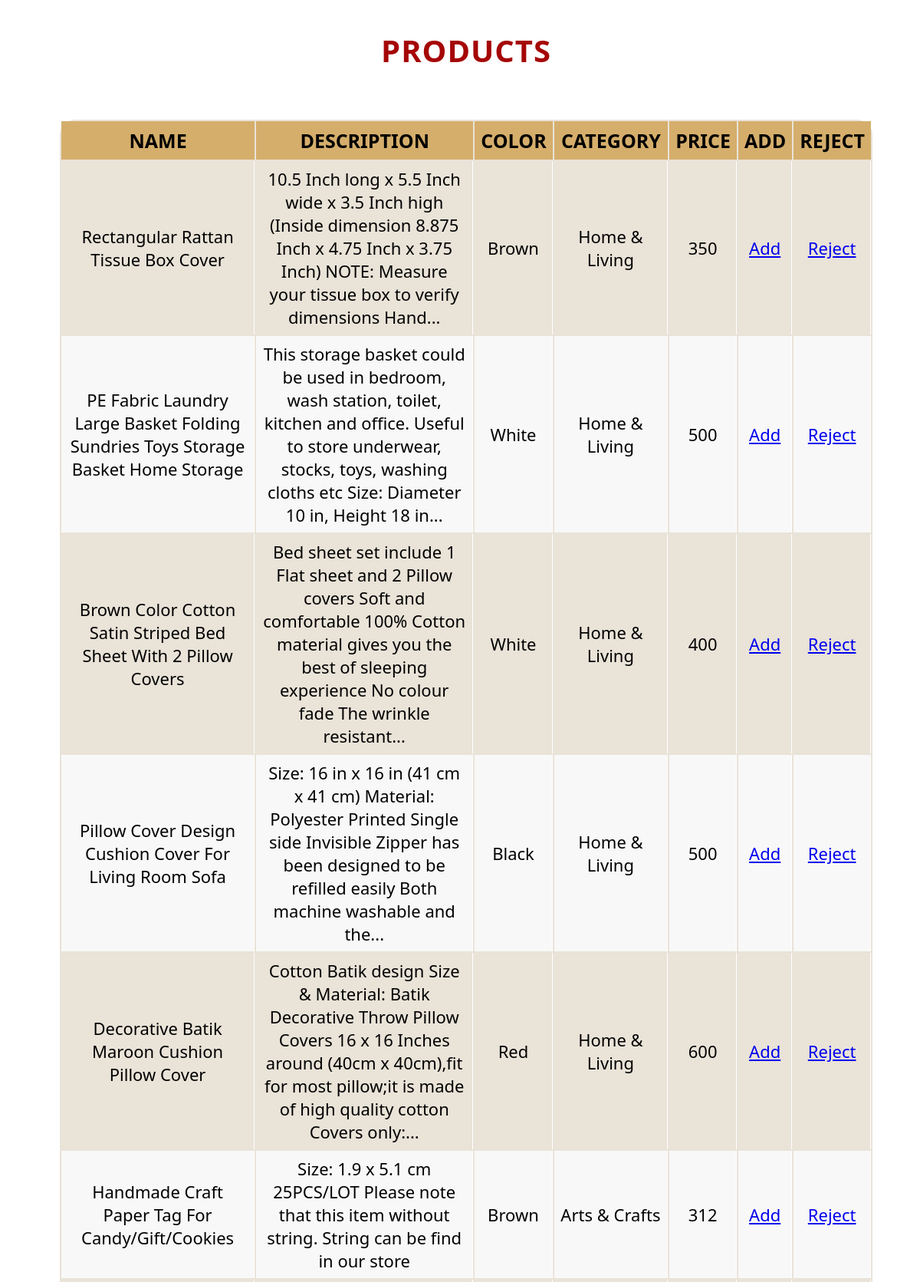
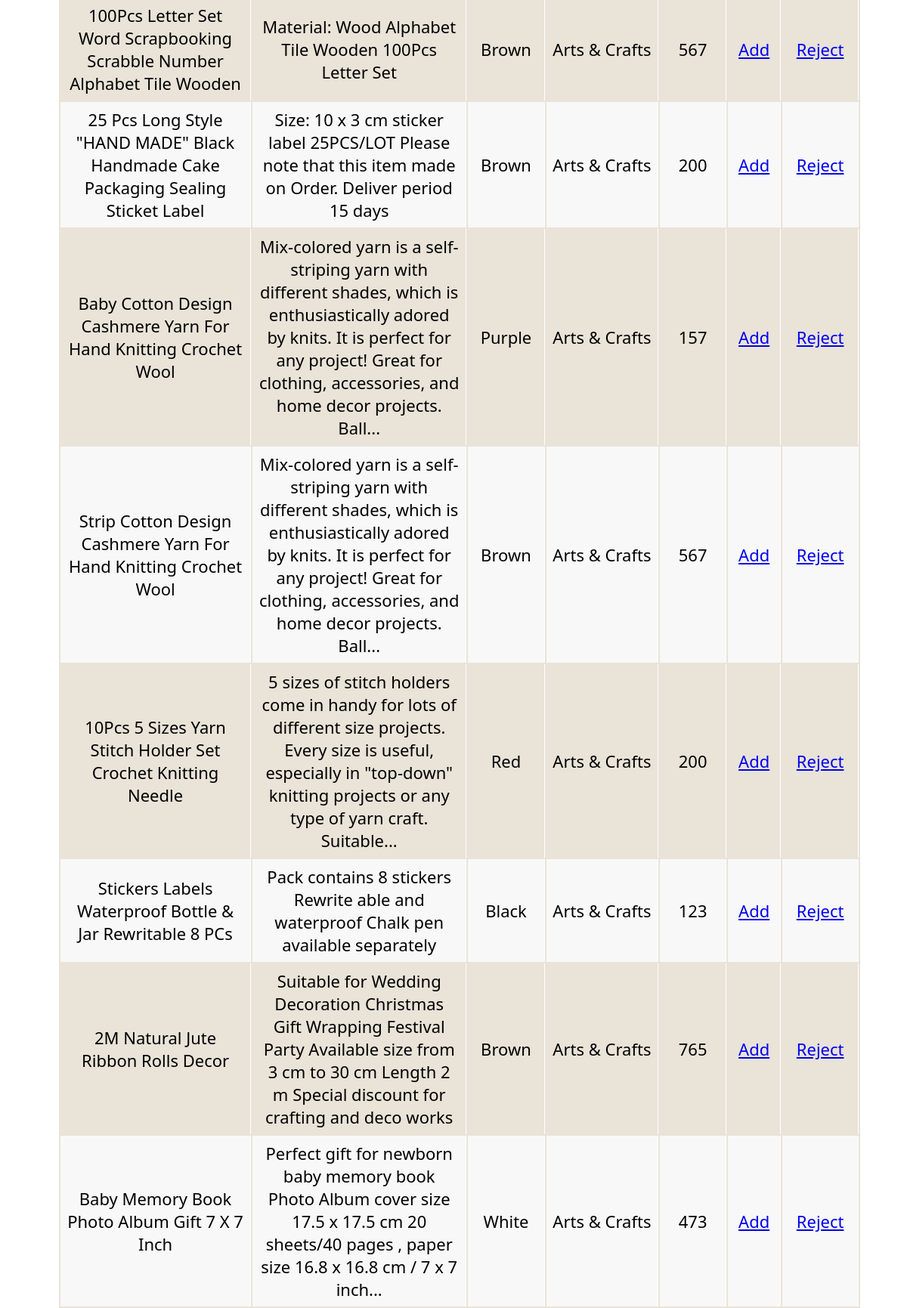
The app's page /Malmi/HELA/admin/producttable.php (upper part) with its own data (2 pictures, top to bottom).
### tables this page shows
CREATE TABLE `product` (
  `p_id` int(10) NOT NULL,
  `p_name` varchar(100) NOT NULL,
  `p_cat` varchar(20) NOT NULL,
  `p_color` varchar(30) NOT NULL,
  `p_quantity` int(10) NOT NULL,
  `p_price` float NOT NULL,
  `p_weight` varchar(30) NOT NULL,
  `p_des` text NOT NULL,
  `p_path1` varchar(200) NOT NULL,
  `s_id` int(10) NOT NULL
);

### Malmi/HELA/admin/producttable.php (the view, shortened to what this page needs)
<h2 align="center">PRODUCTS</h2>
 <link rel="stylesheet" href="posttable1.css">
<div class="table-wrapper">
    <table class="fl-table">
        <thead>
        <tr>
            <th>NAME</th>
            <th>DESCRIPTION</th>
            <th>COLOR</th>
            <th>CATEGORY</th>
            <th>PRICE</th>
            <th>ADD</th>
            <th>REJECT</th>
        </tr>
        </thead>
        <tbody>
        <tr>
<?php require_once("ImConnect.php") ?>
<?php
 $sql ="SELECT p_id,p_name,p_cat,p_des,p_color,p_price,p_quantity,p_weight,p_path1 FROM product";
 $result =mysqli_query($connection,$sql);
 if($result-> num_rows != 0){
 while ($row = $result-> fetch_assoc()){
    echo"<td>".$row["p_name"]."</td>";
    echo"<td>".$row["p_des"]."</td>";
    echo"<td>".$row["p_color"]."</td>";
    echo"<td>".$row["p_cat"]."</td>";
    echo"<td>".$row["p_price"]."</td>";
    echo"<td>"."<a href=accept.php?id=".$row["p_id"].">Add</a></td>";
    echo"<td>"."<a href=deleteP.php?id=".$row["p_id"].">Reject</a>"."</td></tr>";
 }
 echo "</table>";
}
else{
    echo "0 result";
}
 ?>
</div>

### Malmi/HELA/admin/posttable1.css (style rules this page uses)
h2 { text-align: center; font-size: 40px; text-transform: uppercase; font-family: "Segoe UI Light","Segoe UI","Segoe",Tahoma,Helvetica,Arial,sans-serif; letter-spacing: 1px; color: rgb(165, 6, 6); padding: 30px 0; }
.table-wrapper { margin: 10px 70px 70px; }
.fl-table { border-radius: 20px; font-size: 25px; background-color: #E9E3D8 ; }
.fl-table td, .fl-table th { text-align: center; padding: 8px; }
.fl-table td { border-right: 1px solid #ffffff; font-size: 22px; }
.fl-table thead th { color: #000000; background: #D5AE6C ; }
.fl-table thead th:nth-child(odd) { color: #000000; background: #D5AE6C; }

### records on screen
product: p_name "Rectangular Rattan Tissue Box Cover", p_des "10.5 Inch long x 5.5 Inch wide x 3.5 Inch high (Inside dimension 8.875 Inch x 4.75 Inch x 3.75 Inch) NOTE: Measure your tissue box to verify dimensions Hand...", p_color "Brown", p_cat "Home & Living", p_price "350"
product: p_name "PE Fabric Laundry Large Basket Folding Sundries Toys Storage Basket Home Storage", p_des "This storage basket could be used in bedroom, wash station, toilet, kitchen and office. Useful to store underwear, stocks, toys, washing cloths etc Size: Diameter 10 in, Height 18 in...", p_color "White", p_cat "Home & Living", p_price "500"
product: p_name "Brown Color Cotton Satin Striped Bed Sheet With 2 Pillow Covers", p_des "Bed sheet set include 1 Flat sheet and 2 Pillow covers Soft and comfortable 100% Cotton material gives you the best of sleeping experience No colour fade The wrinkle resistant...", p_color "White", p_cat "Home & Living", p_price "400"
product: p_name "Pillow Cover Design Cushion Cover For Living Room Sofa", p_des "Size: 16 in x 16 in (41 cm x 41 cm) Material: Polyester Printed Single side Invisible Zipper has been designed to be refilled easily Both machine washable and the...", p_color "Black", p_cat "Home & Living", p_price "500"
product: p_name "Decorative Batik Maroon Cushion Pillow Cover", p_des "Cotton Batik design Size & Material: Batik Decorative Throw Pillow Covers 16 x 16 Inches around (40cm x 40cm),fit for most pillow;it is made of high quality cotton Covers only:...", p_color "Red", p_cat "Home & Living", p_price "600"
product: p_name "Handmade Craft Paper Tag For Candy/Gift/Cookies", p_des "Size: 1.9 x 5.1 cm 25PCS/LOT Please note that this item without string. String can be find in our store", p_color "Brown", p_cat "Arts & Crafts", p_price "312"
product: p_name "100Pcs Letter Set Word Scrapbooking Scrabble Number Alphabet Tile Wooden", p_des "Material: Wood Alphabet Tile Wooden 100Pcs Letter Set", p_color "Brown", p_cat "Arts & Crafts", p_price "567"
product: p_name "25 Pcs Long Style \"HAND MADE\" Black Handmade Cake Packaging Sealing Sticket Label", p_des "Size: 10 x 3 cm sticker label 25PCS/LOT Please note that this item made on Order. Deliver period 15 days", p_color "Brown", p_cat "Arts & Crafts", p_price "200"
product: p_name "Baby Cotton Design Cashmere Yarn For Hand Knitting Crochet Wool", p_des "Mix-colored yarn is a self-striping yarn with different shades, which is enthusiastically adored by knits. It is perfect for any project! Great for clothing, accessories, and home decor projects. Ball...", p_color "Purple", p_cat "Arts & Crafts", p_price "157"
product: p_name "Strip Cotton Design Cashmere Yarn For Hand Knitting Crochet Wool", p_des "Mix-colored yarn is a self-striping yarn with different shades, which is enthusiastically adored by knits. It is perfect for any project! Great for clothing, accessories, and home decor projects. Ball...", p_color "Brown", p_cat "Arts & Crafts", p_price "567"
product: p_name "10Pcs 5 Sizes Yarn Stitch Holder Set Crochet Knitting Needle", p_des "5 sizes of stitch holders come in handy for lots of different size projects. Every size is useful, especially in \"top-down\" knitting projects or any type of yarn craft. Suitable...", p_color "Red", p_cat "Arts & Crafts", p_price "200"
product: p_name "Stickers Labels Waterproof Bottle & Jar Rewritable 8 PCs", p_des "Pack contains 8 stickers Rewrite able and waterproof Chalk pen available separately", p_color "Black", p_cat "Arts & Crafts", p_price "123"
product: p_name "2M Natural Jute Ribbon Rolls Decor", p_des "Suitable for Wedding Decoration Christmas Gift Wrapping Festival Party Available size from 3 cm to 30 cm Length 2 m Special discount for crafting and deco works", p_color "Brown", p_cat "Arts & Crafts", p_price "765"
product: p_name "Baby Memory Book Photo Album Gift 7 X 7 Inch", p_des "Perfect gift for newborn baby memory book Photo Album cover size 17.5 x 17.5 cm 20 sheets/40 pages , paper size 16.8 x 16.8 cm / 7 x 7 inch...", p_color "White", p_cat "Arts & Crafts", p_price "473"
